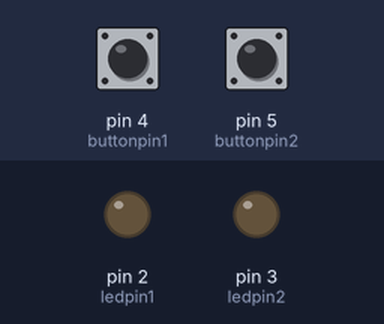
This sketch was run on a simulated Arduino Uno, built with avr-gcc and run on an emulated ATmega328P. Shown: output pins drawn as LEDs (lit = HIGH). The inputs (shaded band) are chosen by the test bench; at power-on: pin 4 (buttonpin1) LOW, pin 5 (buttonpin2) LOW.

Above: at 1.2 s.
1.3 s: pin 4 (buttonpin1) pulled HIGH for 0.15 s
At 1.37 s:
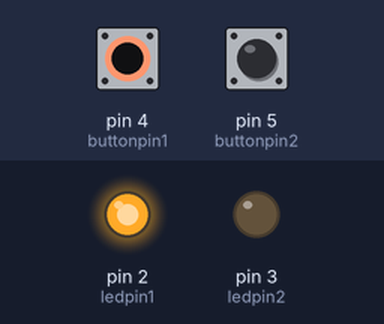
2.9 s: pin 5 (buttonpin2) pulled HIGH for 0.15 s
At 2.97 s:
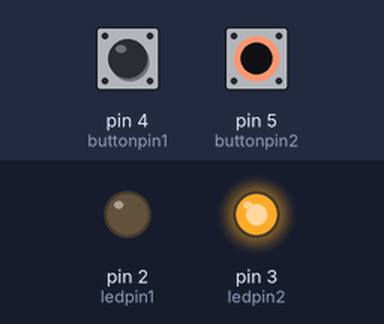
4.5 s: pin 5 (buttonpin2) pulled HIGH for 3.2 s
At 8.4 s:
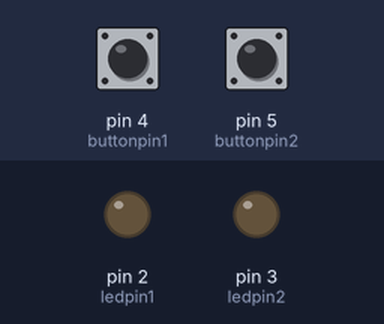
9.2 s: pin 4 (buttonpin1) pulled HIGH for 3.2 s
At 9.6 s:
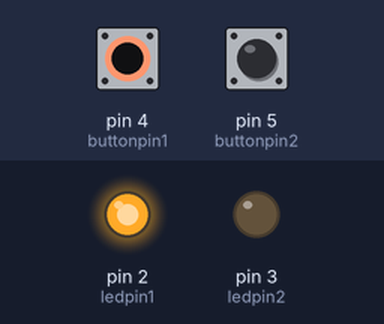
13.9 s: pin 4 (buttonpin1) driven HIGH and pin 5 (buttonpin2) driven HIGH
At 14.3 s:
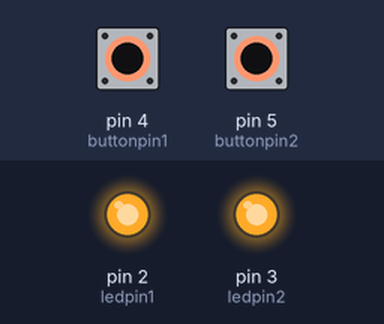
Timing chart, 0 to 16.4 s (numbered marks = the images above; inputs shaded):
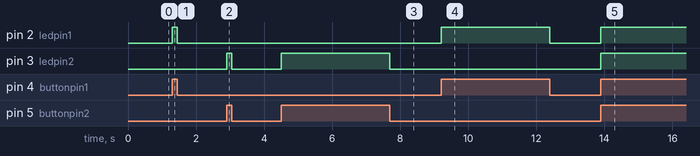

The sketch:

Code.ino
```cpp
const int ledpin1 = 2;
const int ledpin2 = 3;
const int buttonpin1 = 4;
const int buttonpin2 = 5;

void setup() {
  // put your setup code here, to run once:
   pinMode(ledpin1,OUTPUT);
   pinMode(ledpin2,OUTPUT);
   pinMode(buttonpin1,INPUT);
   pinMode(buttonpin2,INPUT);

}

void loop() {
  // put your main code here, to run repeatedly:
  int button1 = digitalRead(buttonpin1);

  int button2 = digitalRead(buttonpin2);

  if(button1 == 1) {
    digitalWrite(ledpin1,HIGH);
  }
  else {
    digitalWrite(ledpin1,LOW);
  }

  if(button2 == 1) {
    digitalWrite(ledpin2,HIGH);
  }
  else {
    digitalWrite(ledpin2,LOW);
  }


}
```

Measured:
- after the input at 1.3 s, pin 2 (ledpin1): LOW → HIGH at once, → LOW 0.15 s later
- after the input at 2.9 s, pin 3 (ledpin2): LOW → HIGH at once, → LOW 0.15 s later
- after the input at 4.5 s, pin 3 (ledpin2): LOW → HIGH at once, → LOW 3.2 s later
- after the input at 9.2 s, pin 2 (ledpin1): LOW → HIGH at once, → LOW 3.2 s later
- after the input at 13.9 s, pin 2 (ledpin1), pin 3 (ledpin2): LOW → HIGH at once
